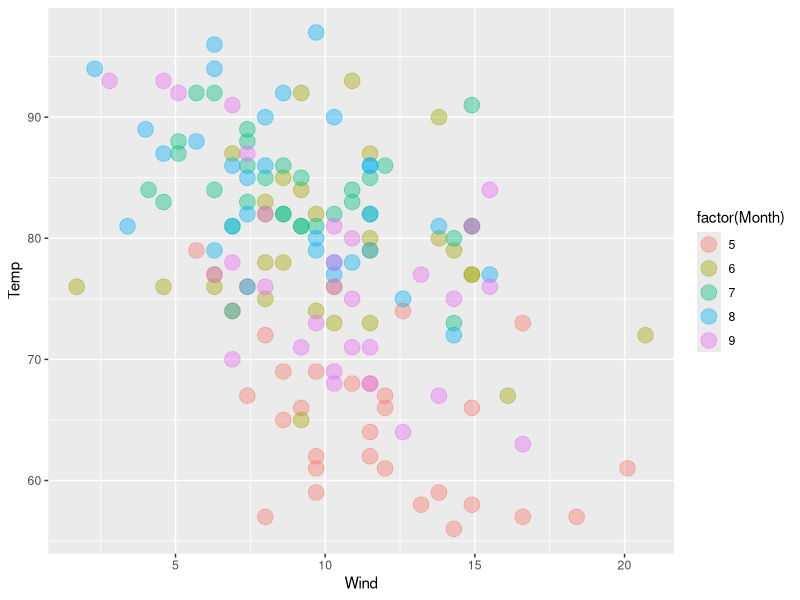
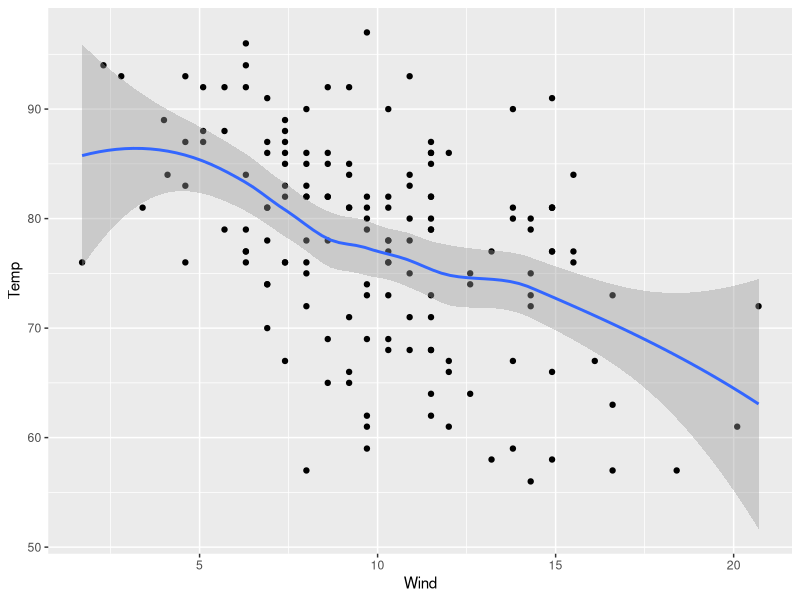
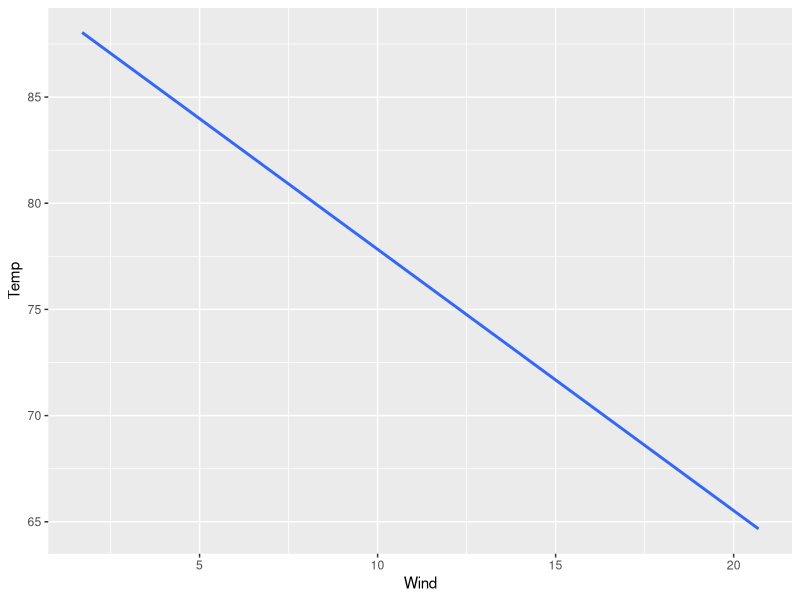
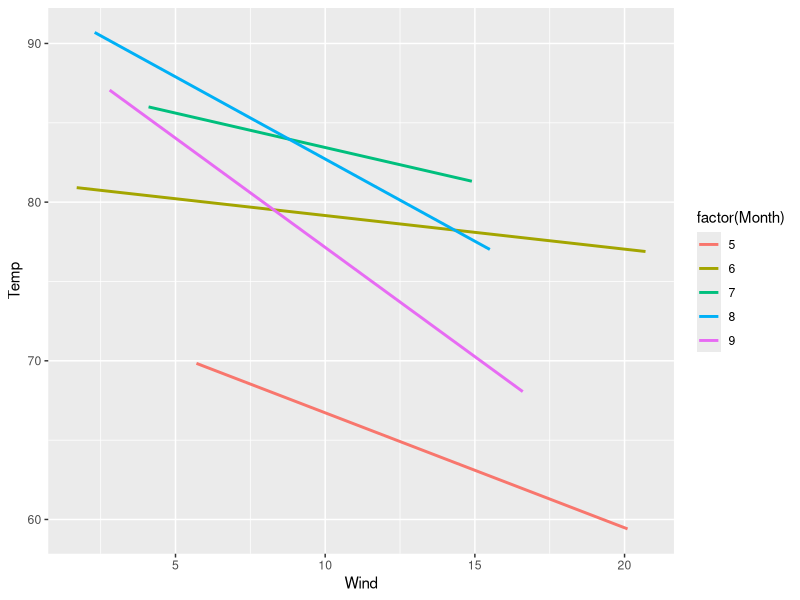
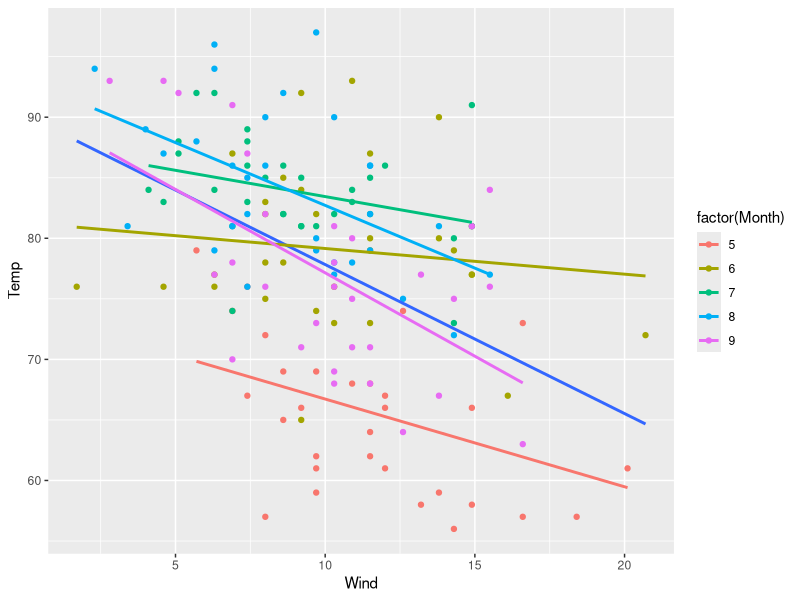
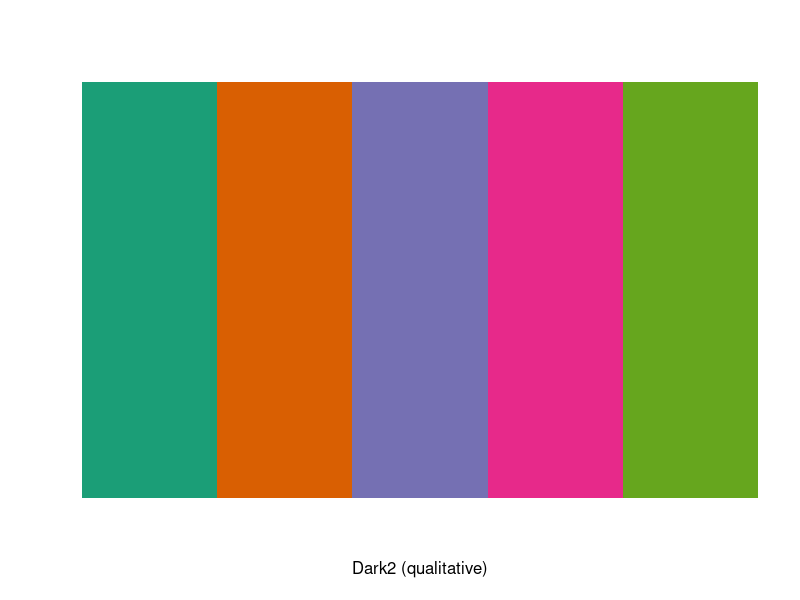
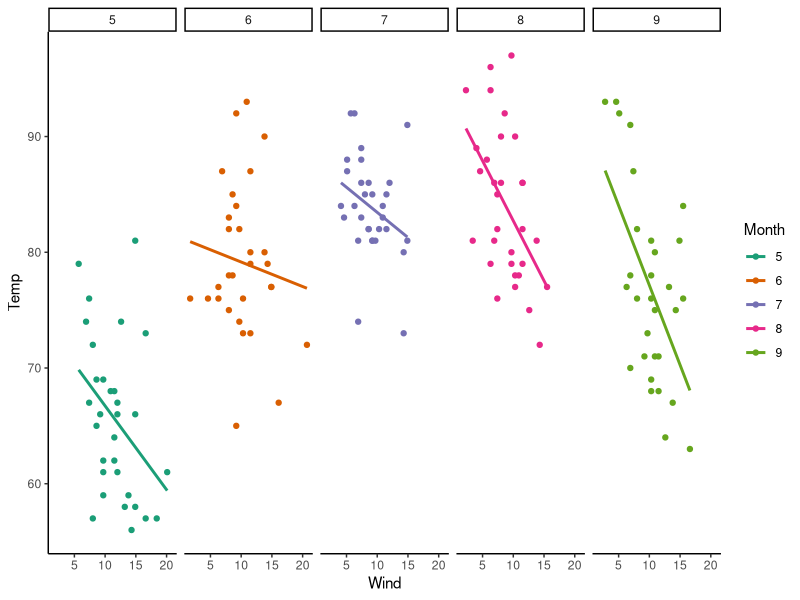

Write the R code that produced these figures, in order.
library(ggplot2)
ggplot(airquality,aes(Wind,Temp)) + 
  geom_point(aes(color=factor(Month)),alpha=0.4,size=5)

ggplot(airquality,aes(Wind,Temp)) +
  geom_point() +
  stat_smooth()


ggplot(airquality, aes(Wind,Temp)) + 
  stat_smooth(method = "lm",se = FALSE)


ggplot(airquality, aes(Wind,Temp)) + 
  stat_smooth(method = "lm",se = FALSE,
              aes(col=factor(Month)))

ggplot(airquality,aes(Wind,Temp,col= factor(Month))) +
  geom_point() +
  stat_smooth(method = "lm",se = FALSE,aes(group=1)) +
  stat_smooth(method = "lm",se = FALSE)


library(RColorBrewer)
myColors <- c(brewer.pal(5,"Dark2"),"black")
display.brewer.pal(5,"Dark2")

ggplot(airquality,aes(Wind,Temp,col= factor(Month))) +
  geom_point() +
  stat_smooth(method = "lm",se = FALSE)+
  scale_color_manual("Month",values = myColors)+
  facet_grid(.~Month) + 
  theme_classic()




